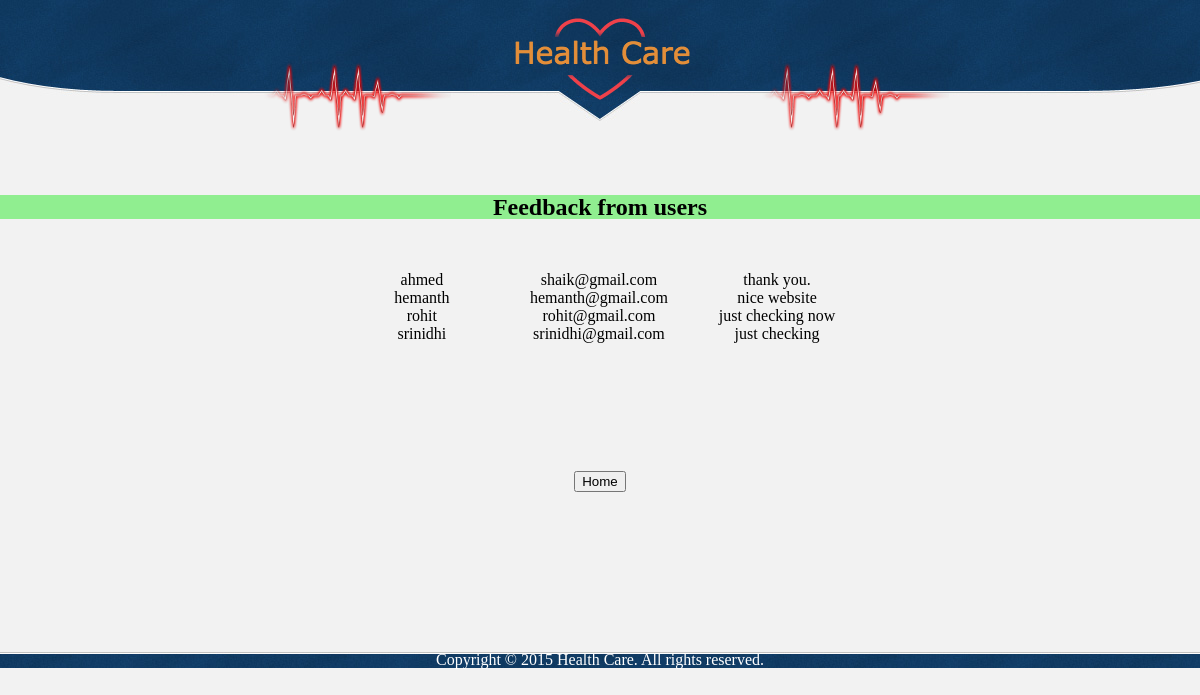
Screenshot of /adminresult.php with the database file from the repository.
### tables this page shows
CREATE TABLE `contact` (
  `name` varchar(40) NOT NULL,
  `email` varchar(40) NOT NULL,
  `feedback` varchar(150) NOT NULL
);

### adminresult.php (the view, shortened to what this page needs)
<!DOCTYPE html>
<html>
	<head>
		<link rel="stylesheet" type="text/css" href="healthcare.css">
	</head>
	<body>
		<div id="header">
		<div>
			<div>
				<span><img src="images/logo2.png" alt="" height="90" width="200" ></span>
				<a href="healthcare.html" class="logo"><img src="images/logo1.png" alt="Logo"></a>
				<span class="tagline"><img src="images/logo2.png" alt="" height="90" width="200" ></span>
			</div>
		</div>
	</div>
		<div id="main">
						<?php
						$servername = "localhost";
						$username = "root";
		                $password = "";
		                $dbname = "projectdb";
						$sql = "SELECT * FROM contact";
						$connection =new mysqli($servername, $username, $password, $dbname);
		                 try{
		                  	$result = $connection->query($sql);
		                    }catch (Exception $e){
			                 	echo("ERROE: " . $e->getMessage());
		                 	}
	                      ?>
	              <br /><br /><center>  <h2 style="background-color:lightgreen;">Feedback from users</h2> <br /><br />
					<table>
	        <?php
		         while ($row = $result->fetch_assoc()){
		          print("<tr>");
		          foreach($row as $value){
			      print("<td>$value</td>");
		          }
		          print("</tr>");
	}
?>
</table></center>
		</div>
		<br />
		<br />
		<br />
		<br />
		<br />
		<br />
		<br />
		<br />
		<center><button onclick="window.location.href='healthcare.html'">Home</button></center>
		<br />
		<br />
		<br />
		<br />
		<br />
		<br />
		<br />
		<br />
		<br />
		<footer>
				<p class="footer">Copyright © 2015 Health Care. All rights reserved.</p>
		</footer>
	</body>
</html>

### healthcare.css (style rules this page uses)
body { background: #f2f2f2; font-family: 'OpenSans-Light'; font-weight: normal; line-height: 1; margin: 0; min-width: 960px; padding: 0; }
#header { background: url(images/bg-header.jpg) no-repeat top center; margin: 0; padding: 0; }
#header div { margin: 0 auto; overflow: hidden; padding: 0; width: 960px; }
#header div span { color: #fff; font-family: 'Arapey'; font-size: 14px; display: block; float: left; margin: 0; padding: 50px 49px 0 0; text-align: right; width: 331px; }
#header div .tagline { padding: 50px 0 0 49px; text-align: left; }
#header div a.logo { display: block; float: left; width: 200px; }
#header div a.logo img { border: 0; display: block; margin: 0; padding: 0; }
p { color: #191970; }
footer { background: url(images/bg-footer.jpg) repeat-x top left; text-align: center; left:0px; position: relative; width:100%; height:100%; clear: both; bottom:0px; }
p.footer { color: #FFFFFF; text-align: center; }
table,tr,td { border: 0px solid black; border-collapse: collapse; width:500px; text-align: center; }

### rows the page displays
contact: name "ahmed", email "shaik@gmail.com", feedback "thank you."
contact: name "hemanth", email "hemanth@gmail.com", feedback "nice website"
contact: name "rohit", email "rohit@gmail.com", feedback "just checking now"
contact: name "srinidhi", email "srinidhi@gmail.com", feedback "just checking"
